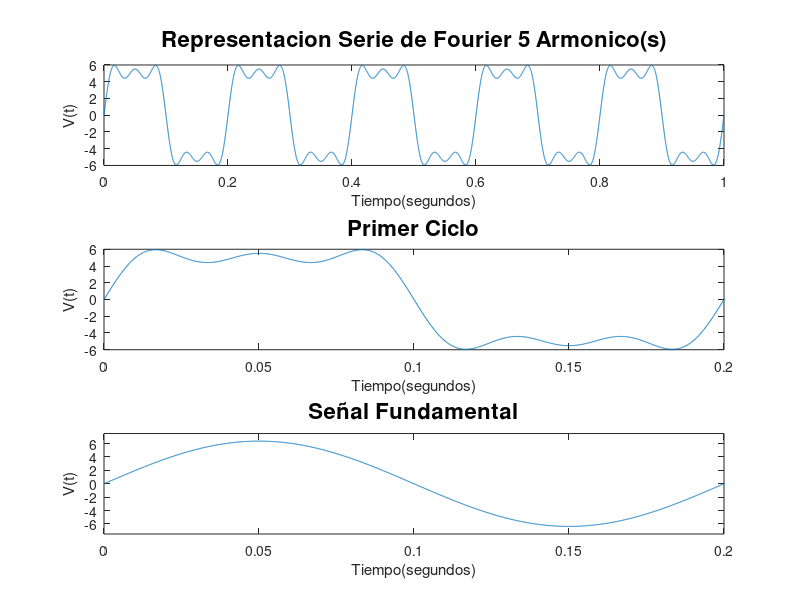

This figure's MATLAB source:

%Este codigo es usado para realizar la representacion de la serie de fourier para una señal cuadrada
%La señal empieza en el tiempo=0 y tiene una amplitud de 1V, y una frecuencia fundamental radial w=2*pi*f
%Sumatorioa de los terminos de la representacion de fourier o multiplos de la frecuencia fundamental 
%para una señal cuadrada perfecta, el numero del armonico deberia de tender a infinito, pero para su representacion
%se puede expresar hasta aproximadamente 10000 armonicos de la señal. 
close all
clear all
clc
%N = input("Ingrese el numero de armonicos a generar..") % Change this variable to change the number of terms in the fourier series
disp ("--------------------------------------------------------------------------------------")
disp ("Serie de Fourier (Armonicos)...\nInformacion:\nEsta serie ha sido calculada para generar una señal de la forma cuadrada\nLa señal comienza en tiempo = 0seg y terminara en un tiempo que depende del numero de ciclos, tendra una amplitud definida en la entrada\nTambien tendremos una frecuancia angular que depende de la entrada\nel numero de la variable Armonicos, realizara la sumatoria de los terminos de fourier")
disp ("--------------------------------------------------------------------------------------")
Vp= input("Opcional:\nPuede utilizar notacion cientifica(3e9)\nIngrese el Voltaje Pico de la funcion a generar... \n");
N = input("Ingrese el numero de armonicos a generar... \n");
frecuencia = input("Valor de la Frecuencia (Hz)\n");
W1 = 2*pi*frecuencia; %Frecuencia fundamental para la funcion
periodo = 1/frecuencia; %Periodo de la funcion fundamental 
ciclosAVer = input("Numero de ciclos a visualizar en el plot\n");
nperiodos=periodo*ciclosAVer;%numero de periodos que se quieren ver
t = 0:periodo/2048:nperiodos; % Definicion del tiempo para la representacion desde 0 hasta nperiodos con un paso de periodo/2048 para una buena visualizacion
f = zeros(1,length(t)); % Inicializacion de la funcion
f2 = zeros(1,length(t)); % Inicializacion de la funcion
f3 = zeros(1,length(t)); % Inicializacion de la funcion
for n = 1:2:N % Loop para calcular la sumatoria     
    %bn = (4)/(pi*n);  Este es el coeficiente de la serie de fourier calculado a mano.
    bn = ((-2*(-1)^n) + cos(2*pi*n) + 1)/(pi*n); %
    f = f+ bn*Vp*sin(W1*n*t); % Agrega los N terminos a la funcion fundamental 
    f2 = f2+ bn*Vp*sin(W1*n*t); % Agrega los N terminos a la funcion fundamental
end
b1= (4)/(pi); %Coeficinente del primer armonico para graficar la funcion fundamental.
f3 = f3 + b1*Vp*sin(W1*1*t); % Agrega a la funcion  la señal fundamental.
% Ploteando las señales 
subplot(3,1,1)
plot(t,f)
axis([0 nperiodos (-Vp*0.2+-Vp) (Vp*0.2+Vp)])
title(['Representacion Serie de Fourier ' num2str(N) ' Armonico(s)'],'FontSize',16)
xlabel('Tiempo(segundos)')
ylabel('V(t)')
subplot(3,1,2)
plot(t,f2)
axis([0 periodo (-Vp*0.2+-Vp) (Vp*0.2+Vp)])
title(['Primer Ciclo'],'FontSize',16)
xlabel('Tiempo(segundos)')
ylabel('V(t)')
subplot(3,1,3)
plot(t,f3)
axis([0 periodo (-Vp*0.5+-Vp) (Vp*0.5+Vp)])
title(['Señal Fundamental'],'FontSize',16)
xlabel('Tiempo(segundos)')
ylabel('V(t)')